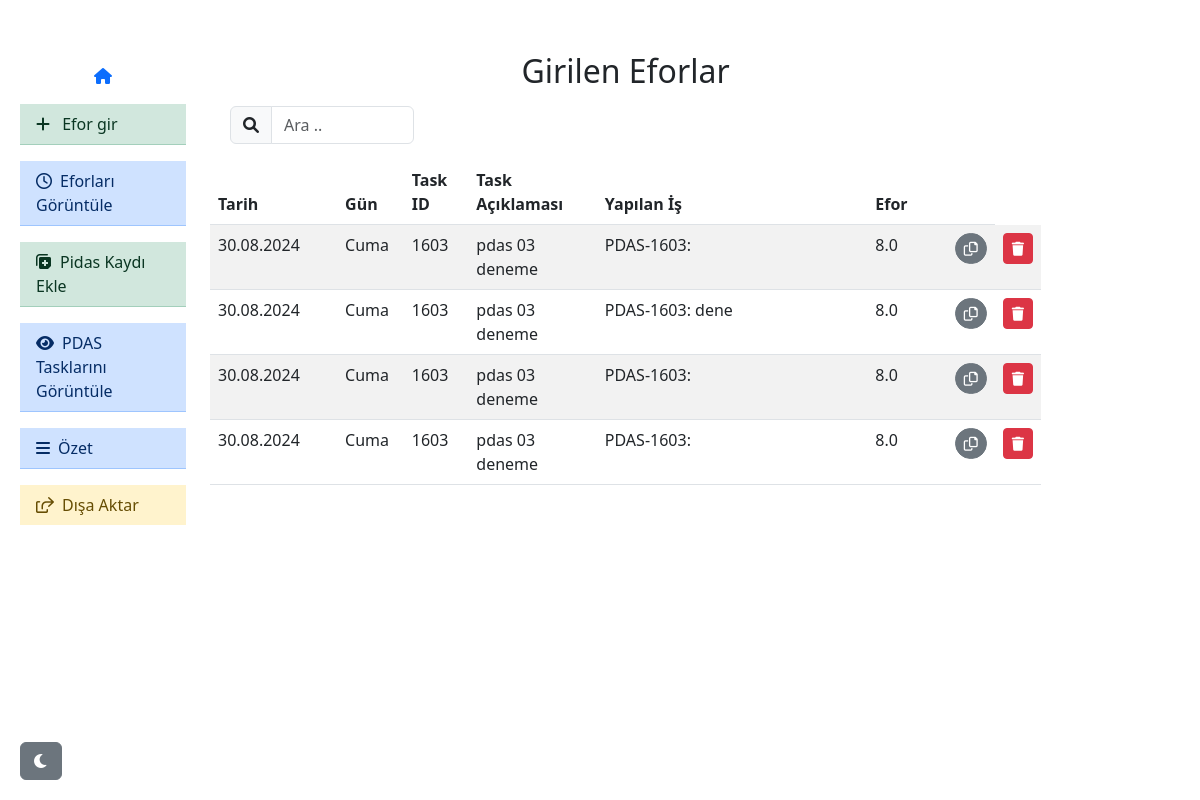
/show_logs, run on an earlier commit of the app's database.
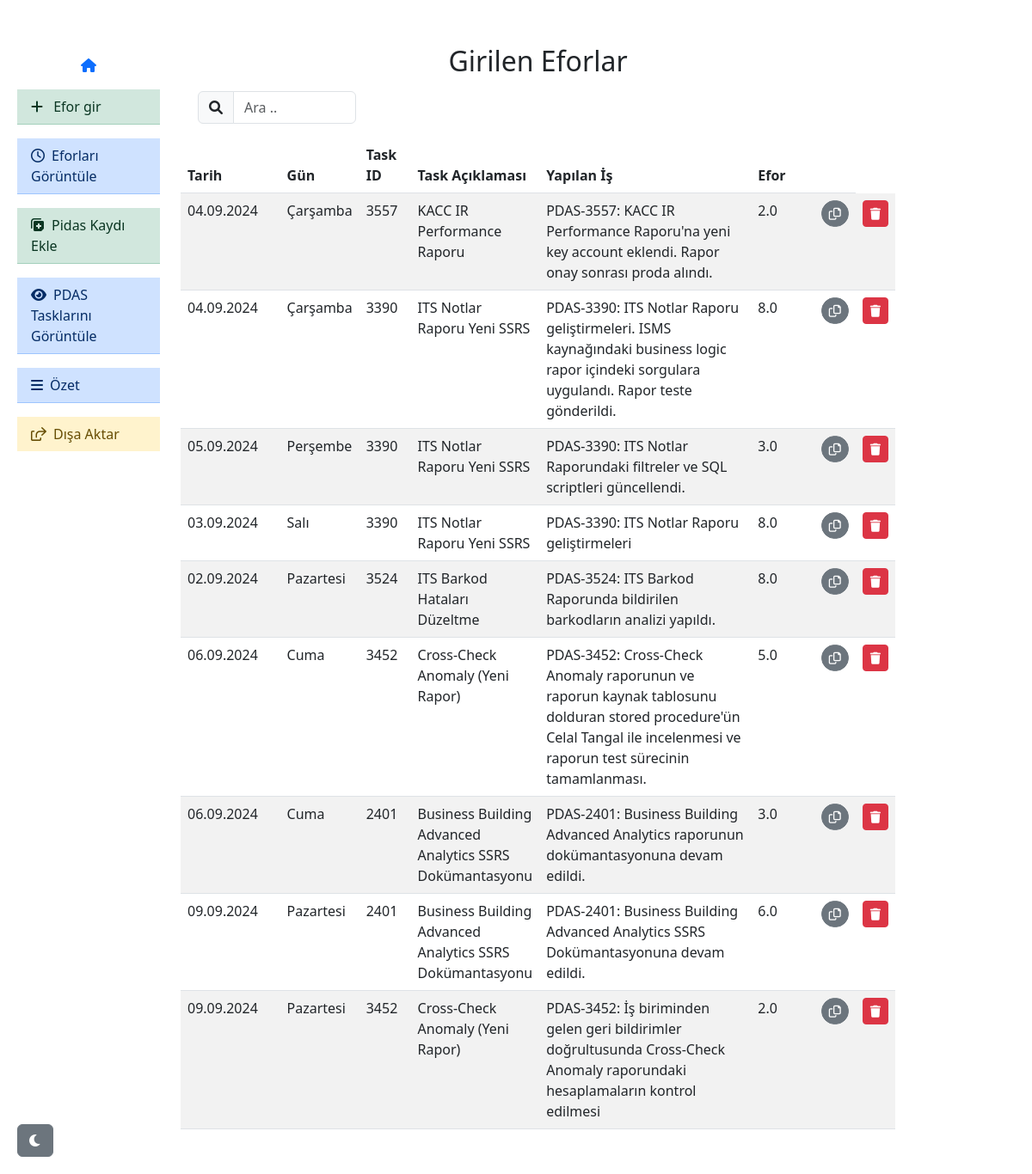
And on a later commit of the database.
### tables this page shows
CREATE TABLE daily_log (
                    id INTEGER PRIMARY KEY AUTOINCREMENT,
                    task_id TEXT,
                    task_aciklama TEXT,
                    tarih TEXT,
                    gun TEXT,
                    harcanan_efor REAL,
                    yapilan_is TEXT
                );

### app.py (the view)
@app.route('/show_logs')
def show_logs():
    conn = sqlite3.connect('daily_log.db')
    c = conn.cursor()
    c.execute('SELECT * FROM daily_log')
    logs = c.fetchall()
    conn.close()
    return render_template('show_logs.html', logs=logs)

### templates/show_logs.html (shortened to what this page needs)
{% extends 'base.html' %}
{% block content %}
<div class="container d-flex justify-content-center mt-1 mb-2">
    <h2>Girilen Eforlar</h2>
</div>
<div class="container col-md-3 mt-2 mb-2 ms-2">
    <div class="input-group mb-3">
        <span class="input-group-text">
            <i class="fa-solid fa-magnifying-glass"></i>
        </span>
        <input type="text" class="form-control" id="searchInput" placeholder="Ara .." aria-label="Search">
    </div>
</div>
{% if not logs  %}
<div class="container d-flex justify-content-center">
    <table class="table table-striped">
        <thead>
            <tr class="satir">
                <th scope="col-2">Tarih</th>
                <th scope="col-1">Gün</th>
                <th scope="col-1">Task ID</th>
                <th scope="col-2">Task Açıklaması</th>
                <th scope="col-5">Yapılan İş</th>
                <th scope="col-1">Efor</th>
                <th scope="col-1"></th>
            </tr>
        </thead>
        <tbody>
            <tr class="satir">
                <td class="col fs4 fst-italic">Henüz efor kaydı yok</td>
            </tr>
        </tbody>
    </table>
</div>
<div class="container d-flex ms-5 mt-4">
    {% else %}
    <table class="table table-striped">
        <thead>
            <tr class="satir">
                <th scope="col-2">Tarih</th>
                <th scope="col-1">Gün</th>
                <th scope="col-1">Task ID</th>
                <th scope="col-2">Task Açıklaması</th>
                <th scope="col-5">Yapılan İş</th>
                <th scope="col-1">Efor</th>
                <th scope="col-1"></th>
            </tr>
        </thead>
        <tbody id="logs_body">
            {% for log in logs %}
            <tr class="satir">
                <td class="col-2">{{ log[3] }}</td>
                <td class="col-1">{{ log[4] }}</td>
                <td class="col-1">{{ log[1] }}</td>
                <td class="col-2">{{ log[2] }}</td>
                <td class="col-5" id="log-{{ loop.index }}">{{ log[6] }}</td>
                <td class="col-1">{{ log[5] }}</td>
                <td class="col-1">
                    <button type="button" class="btn btn-secondary btn-sm ms-3 rounded-pill copy-btn"  data-log-id="log-{{ loop.index }}">
                        <i class="fa-regular fa-copy"></i>
                    </button>
                </td>
                <td class="col-1">
                    <button type="button" class="btn btn-danger btn-sm delete-btn" data-task-id="{{ log[0] }}">
                        <i class="fa-solid fa-trash"></i>
                    </button>
                </td>
            </tr>
            {% endfor %}
        </tbody>
    </table>
    {% endif %}
</div>
{% endblock %}

What changed in the data, as far as the page shows it:
removed daily_log: tarih "30.08.2024", gun "Cuma", task "1603", task_aciklama "pdas 03 deneme", yapilan_is "PDAS-1603:", harcanan_efor "8.0"
removed daily_log: tarih "30.08.2024", gun "Cuma", task "1603", task_aciklama "pdas 03 deneme", yapilan_is "PDAS-1603: dene", harcanan_efor "8.0"
removed daily_log: tarih "30.08.2024", gun "Cuma", task "1603", task_aciklama "pdas 03 deneme", yapilan_is "PDAS-1603:", harcanan_efor "8.0"
removed daily_log: tarih "30.08.2024", gun "Cuma", task "1603", task_aciklama "pdas 03 deneme", yapilan_is "PDAS-1603:", harcanan_efor "8.0"
added daily_log: tarih "04.09.2024", gun "Çarşamba", task "3557", task_aciklama "KACC IR Performance Raporu", yapilan_is "PDAS-3557: KACC IR Performance Raporu'na yeni key account eklendi. Rapor onay sonrası proda alındı.", harcanan_efor "2.0"
added daily_log: tarih "04.09.2024", gun "Çarşamba", task "3390", task_aciklama "ITS Notlar Raporu Yeni SSRS", yapilan_is "PDAS-3390: ITS Notlar Raporu geliştirmeleri. ISMS kaynağındaki business logic rapor içindeki sorgulara uygulandı. Rapor teste gönderildi.", harcanan_efor "8.0"
added daily_log: tarih "05.09.2024", gun "Perşembe", task "3390", task_aciklama "ITS Notlar Raporu Yeni SSRS", yapilan_is "PDAS-3390: ITS Notlar Raporundaki filtreler ve SQL scriptleri güncellendi.", harcanan_efor "3.0"
added daily_log: tarih "03.09.2024", gun "Salı", task "3390", task_aciklama "ITS Notlar Raporu Yeni SSRS", yapilan_is "PDAS-3390: ITS Notlar Raporu geliştirmeleri", harcanan_efor "8.0"
added daily_log: tarih "02.09.2024", gun "Pazartesi", task "3524", task_aciklama "ITS Barkod Hataları Düzeltme", yapilan_is "PDAS-3524: ITS Barkod Raporunda bildirilen barkodların analizi yapıldı.", harcanan_efor "8.0"
added daily_log: tarih "06.09.2024", gun "Cuma", task "3452", task_aciklama "Cross-Check Anomaly (Yeni Rapor)", yapilan_is "PDAS-3452: Cross-Check Anomaly raporunun ve raporun kaynak tablosunu dolduran stored procedure'ün Celal Tangal ile incelenmesi ve raporun test sürecinin tamamlanması.", harcanan_efor "5.0"
added daily_log: tarih "06.09.2024", gun "Cuma", task "2401", task_aciklama "Business Building Advanced Analytics SSRS Dokümantasyonu", yapilan_is "PDAS-2401: Business Building Advanced Analytics raporunun dokümantasyonuna devam edildi.", harcanan_efor "3.0"
added daily_log: tarih "09.09.2024", gun "Pazartesi", task "2401", task_aciklama "Business Building Advanced Analytics SSRS Dokümantasyonu", yapilan_is "PDAS-2401: Business Building Advanced Analytics SSRS Dokümantasyonuna devam edildi.", harcanan_efor "6.0"
added daily_log: tarih "09.09.2024", gun "Pazartesi", task "3452", task_aciklama "Cross-Check Anomaly (Yeni Rapor)", yapilan_is "PDAS-3452: İş biriminden gelen geri bildirimler doğrultusunda Cross-Check Anomaly raporundaki hesaplamaların kontrol edilmesi", harcanan_efor "2.0"
